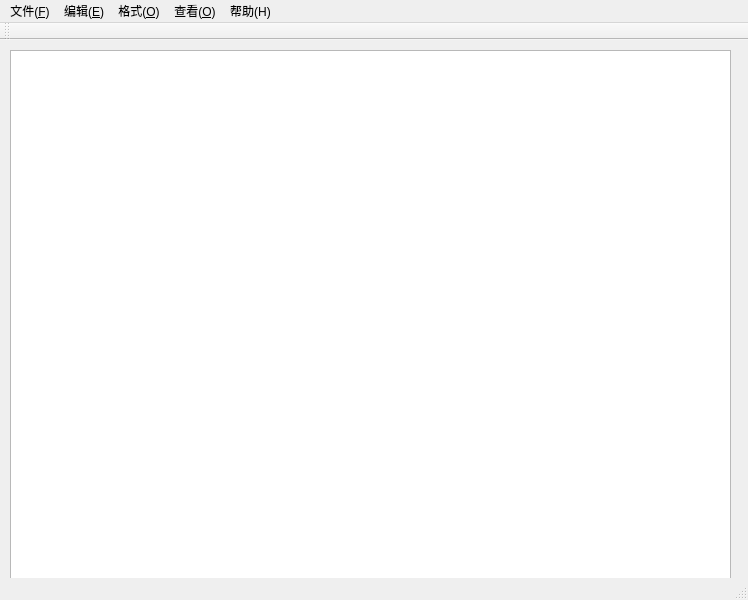
<?xml version="1.0" encoding="UTF-8"?>
<ui version="4.0">
 <class>MainWindow</class>
 <widget class="QMainWindow" name="MainWindow">
  <property name="geometry">
   <rect>
    <x>0</x>
    <y>0</y>
    <width>748</width>
    <height>600</height>
   </rect>
  </property>
  <property name="windowTitle">
   <string>MainWindow</string>
  </property>
  <widget class="QWidget" name="centralWidget">
   <widget class="QTextEdit" name="textEdit">
    <property name="geometry">
     <rect>
      <x>10</x>
      <y>10</y>
      <width>721</width>
      <height>541</height>
     </rect>
    </property>
   </widget>
  </widget>
  <widget class="QMenuBar" name="menuBar">
   <property name="geometry">
    <rect>
     <x>0</x>
     <y>0</y>
     <width>748</width>
     <height>26</height>
    </rect>
   </property>
   <widget class="QMenu" name="menu_F">
    <property name="title">
     <string>文件(&amp;F)</string>
    </property>
    <addaction name="newAction"/>
    <addaction name="openAction"/>
    <addaction name="saveAction"/>
    <addaction name="saveAsAction"/>
    <addaction name="printAction"/>
    <addaction name="separator"/>
    <addaction name="quitAction"/>
   </widget>
   <widget class="QMenu" name="menu_E">
    <property name="title">
     <string>编辑(&amp;E)</string>
    </property>
    <addaction name="undoAction"/>
    <addaction name="redoAction"/>
    <addaction name="separator"/>
    <addaction name="copyAction"/>
    <addaction name="cutAction"/>
    <addaction name="pasteAction"/>
    <addaction name="separator"/>
    <addaction name="selectAction"/>
    <addaction name="datetimeAction"/>
    <addaction name="colorAction"/>
    <addaction name="fontAction"/>
   </widget>
   <widget class="QMenu" name="menu_O">
    <property name="title">
     <string>格式(&amp;O)</string>
    </property>
   </widget>
   <widget class="QMenu" name="menu_O_2">
    <property name="title">
     <string>查看(&amp;O)</string>
    </property>
   </widget>
   <widget class="QMenu" name="menu_H">
    <property name="title">
     <string>帮助(H)</string>
    </property>
   </widget>
   <addaction name="menu_F"/>
   <addaction name="menu_E"/>
   <addaction name="menu_O"/>
   <addaction name="menu_O_2"/>
   <addaction name="menu_H"/>
  </widget>
  <widget class="QToolBar" name="mainToolBar">
   <attribute name="toolBarArea">
    <enum>TopToolBarArea</enum>
   </attribute>
   <attribute name="toolBarBreak">
    <bool>false</bool>
   </attribute>
  </widget>
  <widget class="QStatusBar" name="statusBar"/>
  <action name="newAction">
   <property name="text">
    <string>新建(&amp;N)</string>
   </property>
   <property name="toolTip">
    <string>新建(N)</string>
   </property>
  </action>
  <action name="openAction">
   <property name="text">
    <string>打开(&amp;O)</string>
   </property>
   <property name="toolTip">
    <string>打开(O)</string>
   </property>
  </action>
  <action name="saveAction">
   <property name="text">
    <string>保存(&amp;S)</string>
   </property>
   <property name="toolTip">
    <string>保存(S)</string>
   </property>
  </action>
  <action name="saveAsAction">
   <property name="text">
    <string>另存为(&amp;A)</string>
   </property>
   <property name="toolTip">
    <string>另存为(A)</string>
   </property>
  </action>
  <action name="printAction">
   <property name="text">
    <string>打印(&amp;P)</string>
   </property>
   <property name="toolTip">
    <string>打印(P)</string>
   </property>
  </action>
  <action name="quitAction">
   <property name="text">
    <string>退出(&amp;)</string>
   </property>
   <property name="toolTip">
    <string>退出()</string>
   </property>
  </action>
  <action name="undoAction">
   <property name="text">
    <string>撤销(&amp;u)</string>
   </property>
   <property name="toolTip">
    <string>撤销</string>
   </property>
  </action>
  <action name="redoAction">
   <property name="text">
    <string>重做(&amp;R)</string>
   </property>
   <property name="toolTip">
    <string>重做</string>
   </property>
  </action>
  <action name="copyAction">
   <property name="text">
    <string>复制(&amp;C)</string>
   </property>
   <property name="toolTip">
    <string>复制</string>
   </property>
  </action>
  <action name="cutAction">
   <property name="text">
    <string>剪切(&amp;X)</string>
   </property>
   <property name="toolTip">
    <string>剪切</string>
   </property>
  </action>
  <action name="pasteAction">
   <property name="text">
    <string>粘贴(&amp;P)</string>
   </property>
   <property name="toolTip">
    <string>粘贴</string>
   </property>
  </action>
  <action name="selectAction">
   <property name="text">
    <string>全选(&amp;A)</string>
   </property>
   <property name="toolTip">
    <string>全选</string>
   </property>
  </action>
  <action name="datetimeAction">
   <property name="text">
    <string>日期(&amp;D)</string>
   </property>
   <property name="toolTip">
    <string>日期</string>
   </property>
  </action>
  <action name="colorAction">
   <property name="text">
    <string>颜色(&amp;L)</string>
   </property>
   <property name="toolTip">
    <string>颜色</string>
   </property>
  </action>
  <action name="fontAction">
   <property name="text">
    <string>字体(&amp;F)</string>
   </property>
   <property name="toolTip">
    <string>字体</string>
   </property>
  </action>
 </widget>
 <layoutdefault spacing="6" margin="11"/>
 <resources/>
 <connections/>
</ui>
